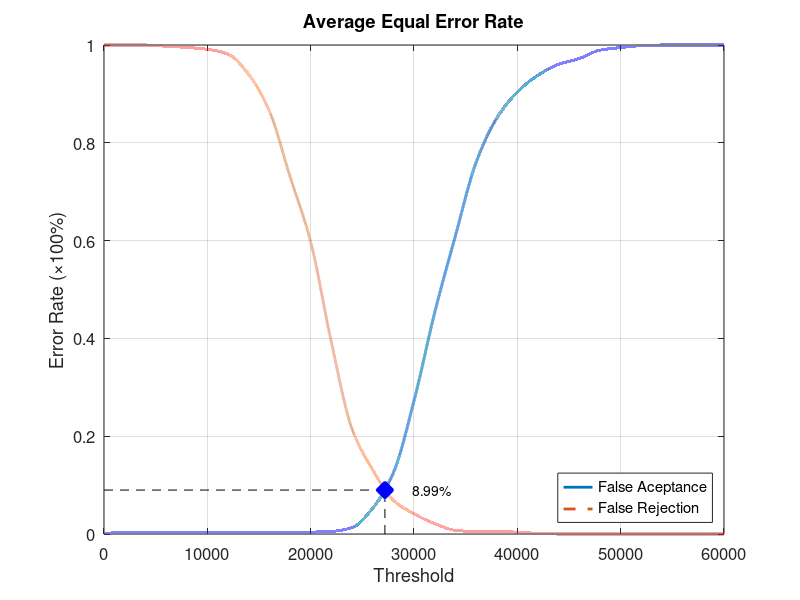
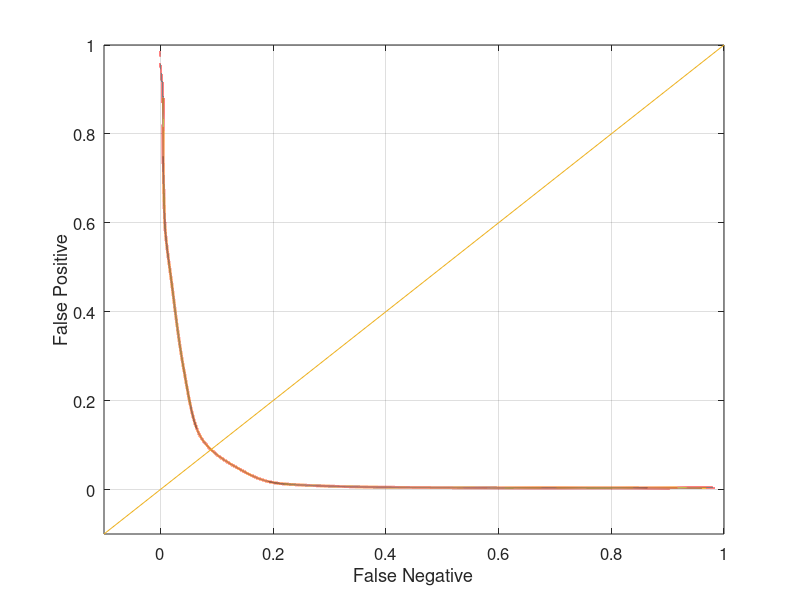

Recreate these plots in MATLAB, in order.
function yEER = Experiment3Average
close all;
clear;
clc;
x = 0:2000:60000;
xq = 0:0.5:60000;

y0 = [0 0.00394737 0.00394737 0.00394737 0.00394737 0.00394737 0.00394737 0.00394737 0.00394737 0.00394737 0.00394737 0.00526316 0.0131579 0.0526316 0.125 0.272368 0.452632 0.60921 0.759211 0.85 0.903947 0.938158 0.960526 0.972368 0.989474 0.994737 0.998684 1 1 1 1];
yy0 = interp1(x, y0, xq, 'pchip');
y1 = [1 1 1 0.9975 0.995 0.99125 0.98125 0.94 0.865 0.73125 0.5975 0.3925 0.215 0.13125 0.06875 0.04125 0.02125 0.0075 0.005 0.005 0.00375 0.00125 0 0 0 0 0 0 0 0 0];
yy1 = interp1(x, y1, xq, 'pchip');

% Calculating EER: 
y2 = abs(y0 - y1);
find(y2 == min(y2))
yy2 = abs(yy0 - yy1);
xEER = find(yy2 == min(yy2));
xEERIndex = xq(xEER) % X-axis EER
yEER = yy0(xEER) % Y-axis EER

main = figure
plot(xq, yy0,'-','LineWidth', 2);	hold on
plot(xq, yy1,'--','LineWidth', 2);	hold on
plot([xEERIndex xEERIndex], [0 yEER], 'k--');	hold on
plot([0 xEERIndex], [yEER yEER], 'k--');	hold on
plot(xEERIndex, yEER, 'bx', 'LineWidth', 10);	hold on
text(xEERIndex + 10 * xEERIndex / 100, yEER, [num2str(round((10000 * yEER)) / 100) '%'])
legend('False Aceptance', 'False Rejection', 'Location', 'SouthEast')
xlabel('Threshold')
ylabel('Error Rate (\times100%)')
title('Average Equal Error Rate')
set(gca, 'FontSize', 12)
axis([0 60000 0 1])
grid on

print(main, 'Experiment3AverageMain', '-dpng');
FNRxFPR = figure('Color', [1 1 1]);
plot(yy1, yy0, '-', yy1, yy0, 'LineWidth', 2);
hold on
y = -0.1:0.1:1
plot(y, y); 
set(gca, 'FontSize', 12)
xlabel('False Negative')
ylabel('False Positive')
axis([-0.1 1 -0.1 1])
set(gca, 'FontSize', 12)
grid on

print(FNRxFPR, 'Experiment3AverageFNRxFPR','-dpng');
end
